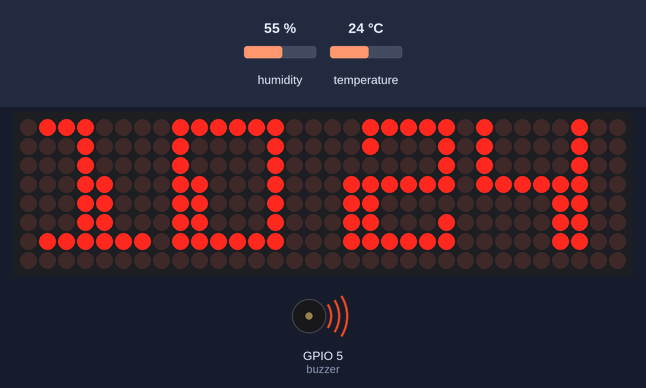
Bench run of a sketch on a simulated ESP8266 (Wemos D1 mini). On the bench: 32×8 LED matrix, buzzer (waves = sounding, pin HIGH). The test bench sets the inputs (shaded band); at power-on: humidity 55 %, temperature 24 °C. WiFi joins after 1.5 s; servers stay silent unless stated; the local clock reads 2024-03-15 10:24:30 at power-on unless the sketch sets it; what the sketch prints to the serial monitor is not drawn.

Above: at 4.7 s.
At 19.2 s:
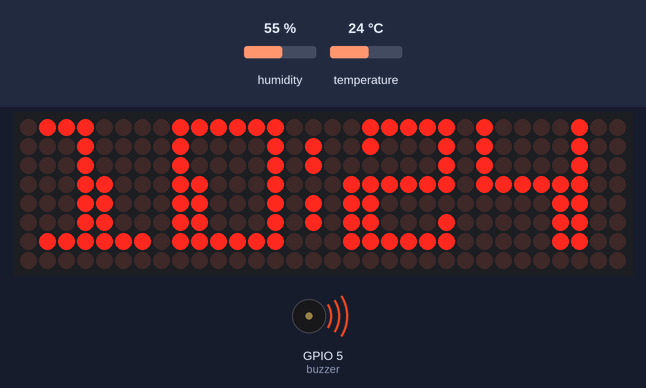
At 33.7 s:
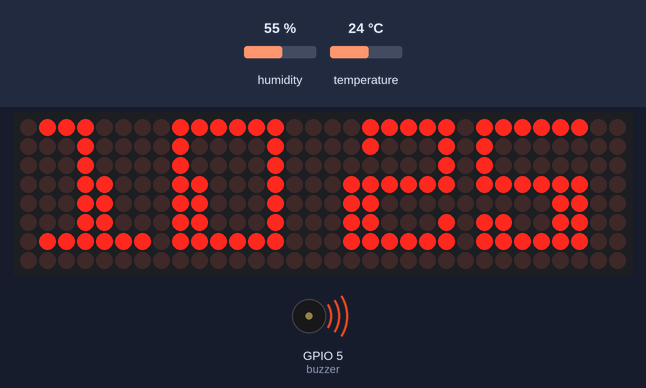
At 35.8 s:
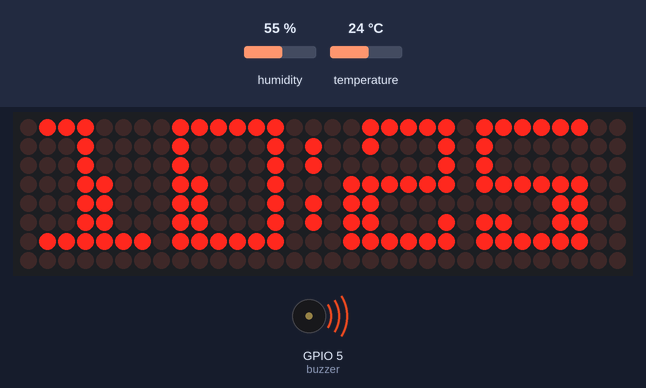

Measured:
- what the display in image 0 shows lasts 2.1 s, from 4.6 s to 6.7 s

The sketch:

desk_clock_basic_003_T_H_date_rev4.ino
```cpp
/*  A very basic matrix clock using a Wemos d1 Mini and 4 x 1 Max7219 matrix
    Based upon https://www.youtube.com/watch?v=g62Atuf1cm4&t=324s
    Based upon the standard example MD_Parola example Parola_Zone_TimeMsg.ino

    Just add you wifi SSID and PASSWORD in to the myconfig.h file

    Edited by Andy @Flixmyswitch    www.flixmyswitch.com for updates on this code and more explanations

    code:- desk clock 0003 T H date rev4  date, temp, humid & message display  dated 1st july2023

    New in this code

    tidy up

    only show time, scroll date, show temp & humidity

    using case statements case number must be secquantial as we incease by 1
*/

#ifdef ESP8266
#include <ESP8266WiFi.h>  // Built-in for ESP8266
#else
#include <WiFi.h>  // Built-in for ESP32
#endif

#include <MD_Parola.h>
#include <MD_MAX72xx.h>
//#include <SPI.h>   // use these for Arduino
//#include <time.h>  // use these for Arduino  /* time_t, struct tm, time, localtime, strftime */
#include "myconfig.h"
#include "Font_Data.h"
// needed for Parola
#include <DHT.h>
#define SPEED_TIME 75  // bigger the number the slower the scroll
#define SPEED_TIME_FAST 60
#define PAUSE_TIME 2000
#define PAUSE_TIME0 0
#define PAUSE_TIME1 0
#define MAX_MESG 50  // has to be 1 longer than your longest message

// These are for the temperature
#define DHT_PIN 2       // D4
#define DHT_TYPE DHT11  // we are using the blue one.  DHT22 white one would be better
#define TIME_DHT 28000  // time between readings its a slow sensor. not so much in this code
// but to fast a reading and it will fail make this time very slightly less than the scrolling interval
// to show the temp & humid this prevents the sensor heating itself by reading it too fast. this made
// a massive differance in the offset required

// DHT11 temp +/- temp 5%, humid +/- 5%   DHT22 +/- temp 2%, humid 2%. both repeatability +/- 1%.
// Dont use these is you want to send a rocket into space
// more reading here https://www.kandrsmith.org/RJS/Misc/Hygrometers/calib_dht22_dht11_sht71.html

int buzzer = 5;                       //D1 ***** Dont use D3/gpio0 as it grounds during booting  and the buzzer will sound
float humidity, celsius, fahrenheit;  // to store decimal numbers like 66.7

// char need to store info for the matrix
char hm_Char[10];
char yearChar[5], dayChar[30],  weekdayChar[20], fullChar[30],dateChar[6];
char hour_Char[4], min_Char[4], sec_Char[4];
char szTime[9];  // mm:ss
char szMesg[MAX_MESG + 1] = "";
char Temp[5];
char Humid[5];
const char *psz;

byte hour_Int, min_Int, sec_Int,dd_Int;
// bytes can store 0 to 255, an int can store -32,768 to 32,767 so bytes take up less memory

String TimeFormat_str, Date_str; // to select M or I for 24hrs or 12hr clock

// parola effects
textEffect_t scrollEffect = PA_SCROLL_LEFT;
textPosition_t scrollAlign = PA_LEFT;

uint8_t degC[] = { 6, 3, 3, 56, 68, 68, 68 };  // Deg C font as this is not in our font files
uint8_t degF[] = { 6, 3, 3, 124, 20, 20, 4 };  // Deg F font  as this is not in our font files

uint32_t timerDHT = TIME_DHT;

//********* USER SETTINGS - CHANGE YOUR SETTING BELOW **********

String Time_display = "M";  // M for metric 24hrs clock,  I for imperial 12hrs clock

#define HARDWARE_TYPE MD_MAX72XX::FC16_HW  // See video number 45 you have a choice of 4 settings
#define MAX_DEVICES 4                      // As we have a 4x1 matrix
#define MAX_NUMBER_OF_ZONES 1

//Connections to a Wemos D1 Mini
const uint8_t CLK_PIN = 14;   // or SCK D5
const uint8_t DATA_PIN = 13;  // or MOSI  D7
const uint8_t CS_PIN = 15;    // or SS D8

MD_Parola P = MD_Parola(HARDWARE_TYPE, CS_PIN, MAX_DEVICES);// I have called my instance "P"

byte Time_dim = 20;    // what time to auto dim the display 24 hrs clock
byte Time_bright = 7;  // what time to auto dim the display 24 hr clock
byte Max_bright = 2;   // max brightness of the maxtrix
byte Min_bright = 0;   // minimum brightness of the matrix 0-15
byte humidBuzzerWarning = 70;  // humid read that will sound the buzzer

// *************** temp humid sensor crude offsets ***************************//

float Ctemp_Offset = 0.9;

// as the DHT11 is not very accurate and inside a tube its effected by the heat from the matrix and esp8266
// this is very crude but works once the clock has been on for a while and up to normal temp.  the temp
// change if you have been uploading code to the chip. also going to drill some vent holes in the top and
// bottom of the case  ********* adjust to your offset or comment out ******
// 0.8 at 2 when inside case

// to correct the temp and humid readings. very crude but works.
float Ftemp_Offset = 32.72;  // adjust to your offset or comment out  (1°C × 9/5) + 32 = 33.8°F
float Humid_Offset = 3.0;    // humid offset

// ********** Change to your WiFi credentials in the myconfig.h file, select your time zone and adjust your NTS **********

const char *ssid = WIFI_SSID;                         // SSID of local network
const char *password = WIFI_PW;                       // Password on network
const char *Timezone = "CET-1CEST,M3.5.0,M10.5.0/3";  // Rome/italy see link below for more short codes -1
const char *NTP_Server_1 = "it.pool.ntp.org";
const char *NTP_Server_2 = "2.uk.pool.ntp.org";

/*  Useful links

    Zones               https://github.com/nayarsystems/posix_tz_db/blob/master/zones.csv

    NTP world servers   https://www.ntppool.org/en/

    World times         https://www.timeanddate.com/time/zones/

    https://cplusplus.com/reference/ctime/strftime/
*/

//********* END OF USER SETTINGS**********/

DHT dht(DHT_PIN, DHT_TYPE);  // set up the dht

//Get Temperature & humidity

void getTemperature() {  // only read if our TIME_DHT has past.
  //                        Wait for a time between measurements
  if ((millis() - timerDHT) > TIME_DHT) {
    // Update the timer
    //
    // Comment out these print statements only here to check the correct reading were been read
    // as when being used it will slow the flashing seperation dots down between the HH:MM
    //
    // Serial.println("reading temp");
    // Serial.println(dht.readTemperature());
    // Serial.println((millis() - timerDHT));

    // Reading temperature or humidity takes about 250 milliseconds!
    // Sensor readings may also be up to 2 seconds 'old' (its a very slow sensor)
    timerDHT = millis();
    humidity = dht.readHumidity();
    humidity = humidity - Humid_Offset;

    if (humidity >= 100) {
      humidity = 99;  // so that the matrix does not overflow due to the font size of 4x7
    }
    // Read temperature as Celsius (the default)
    celsius = dht.readTemperature();
    celsius = celsius - Ctemp_Offset;
    // celsius=celsius+90; no need to check temp is greater than 100C as it will fit on the matrix at font size 4x7

    // Read temperature as Fahrenheit (is Fahrenheit = true)
    // fahrenheit = dht.readTemperature(false);
    // fahrenheit = fahrenheit - Ftemp_Offset;

    // Check if any reads failed and exit early (to try again)
    if (isnan(humidity) || isnan(celsius) || isnan(fahrenheit)) {
      Serial.println("Failed to read from DHT sensor!");
      return;
    }
  }
}


void getTime(char *psz, bool f = true)  // get the time and pull out the parts we need hours, minutes, seconds
{
  min_Int = atoi(min_Char);         // convert char to int
  hour_Int = atoi(hour_Char);
  sec_Int = atoi(sec_Char);

  // Serial.println(hour_Int);      // to check reading etc if you wish
  // Serial.println(hour_Char);
  // Serial.println(min_Int);
  // Serial.println(min_Char);
  // Serial.println(sec_Int);
  // Serial.println(sec_Char);
  // Serial.println("");

  //combine text and variables into a string for output to the Serial Monitor/matrix
  sprintf(psz, "%02d%c%02d", hour_Int, (f ? ':' : ' '), min_Int);  // add the seperating two dots between the Hours and minutes
  //  d or i for signed decimal integer, u – unsigned decimal integer, c for Character   	s a string of characters
  // as we are using a strange font for the
}


// void shortDate(char *psz) {  // Formats date as: Fri Mar 17 11:28:33 2023
//   sprintf(psz, "%s", dayChar);
//   //sprintf(psz, "%02d%c%02d", hour_Int,':', minInt);
//}

void LongDate(char *psz) {  // Formats date as: Friday March 17 11:28 2023
  sprintf(psz, "%s", fullChar);
  //sprintf(psz, "%02d%c%02d", hour_Int,':', minInt);
  Serial.println(fullChar);
}


// https://www.tutorialspoint.com/c_standard_library/c_function_sprintf.htm

void setup() {
  Serial.begin(115200);
  StartWiFi();
  digitalWrite(buzzer, HIGH);  // so the buzzer is off during boot
  configTime(0, 0, NTP_Server_1, NTP_Server_2);
  setenv("TZ", Timezone, 1);

  TimeFormat_str = Time_display;  // using the string above to select the type of clock 24 hrs or 12hr

  UpdateLocalTime(TimeFormat_str);
  pinMode(buzzer, OUTPUT);  // set buzzer pin as output

  P.begin(0);  // start Parola
  P.displayClear();
  P.setInvert(false);
  P.setZone(0, 0, 3);  //  for HH:MM  zone 0 0,1,3 when not using PA_FLIP_UD ect below
  P.setFont(0, nullptr);  // standard inbuilt font
  P.setIntensity(Max_bright);  // brightness of matrix
  P.displayZoneText(0, szMesg, PA_CENTER, SPEED_TIME, PAUSE_TIME, PA_PRINT, PA_NO_EFFECT);

  // we dont need this now but here how to turn the matrix 180 degrees
  // you also would have to change the text direction in the effects below
  //   P.setZone(0, 0, 3);
  //    P.setZoneEffect(0, true, PA_FLIP_UD);  // will make it upside down but reversed text
  //    P.setZoneEffect(0, true, PA_FLIP_LR);  // make the digits the not mirrored
  //    P.setZoneEffect(1, true, PA_FLIP_UD);
  //    P.setZoneEffect(1, true, PA_FLIP_LR);

  P.addChar('$', degC);  // where ever we put $ the ⁰C will appear with the superscript like o
  P.addChar('&', degF);  // where ever we put $ the ⁰F will appear with the superscript like o

  dht.begin();  // start the temp/humid sensor
  delay(1000);
}


void loop() {

  getTemperature();  // get temp/humid reading

  UpdateLocalTime(TimeFormat_str);  // update time

  // Serial.println(hour_Int);
  // Serial.println(hour_Char);
  // Serial.println(minInt);
  // Serial.println(min_Char);
  // Serial.println(sec_Int);
  // Serial.println(sec_Char);
  // Serial.println("");

  if (hour_Int >= Time_dim || hour_Int <= Time_bright) P.setIntensity(Min_bright);  // based using 24hr clock to save code dim at 20:00 bright at 07:00
  else {
    P.setIntensity(Max_bright);  // matrix brightness
  }

  static uint32_t lastTime = 0;  // Memory (ms)
  static uint8_t display = 0;    // Current display mode
  static bool flasher = false;   // Seconds passing flasher

  P.displayAnimate();

  if (P.getZoneStatus(0)) {
    switch (display) {

      case 0:  // HH:MM format like 13:55 in a new font
        P.setPause(0, 2000);
        P.setFont(0, F7x6Cpmput);
        P.setTextEffect(0, PA_PRINT, PA_NO_EFFECT);  // so use print no effects
        //P.setPause(0, 0);

        if (millis() - lastTime >= 1000) {
          lastTime = millis();
          getTime(szMesg, flasher);
          flasher = !flasher;
        }
        // time delay to show the time for a while
        if (sec_Int == 15 && sec_Int <= 45) {  // wait for both seconds to have equal 15 and 45 so this "time"
                                               // delay can vary a bit the first time around. dont use 00 and 30
          display++;

          P.setTextEffect(0, PA_PRINT, PA_SCROLL_LEFT);
        }
        break;


      case 1:  // scroll short date, Wed Mar 15 11:11:23 2023

        P.setFont(0, F7x6Cpmput);
        P.displayZoneText(0, fullChar, PA_LEFT, SPEED_TIME_FAST, PAUSE_TIME1, PA_SCROLL_LEFT, PA_SCROLL_LEFT);
        Serial.println(fullChar);
        display++;

        break;

      case 2:  // Temperature deg Celsius

        P.setFont(0, nullptr);  // use the built-in font
        dtostrf(celsius, 3, 1, szMesg);  // turns a float into a string, float, min width, num digits after dec, where to store it
        strcat(szMesg, "$");             // appends the string to the char
        display++;
        P.displayZoneText(0, szMesg, PA_CENTER, SPEED_TIME, PAUSE_TIME, PA_SCROLL_DOWN, PA_SCROLL_UP_RIGHT);
        break;


      case 3:  // Relative Humidity

        P.setFont(0, F4x7straight);
        dtostrf(humidity, 3, 1, szMesg);
        strcat(szMesg, "%rh");
        if (humidity >= humidBuzzerWarning) {  // just an example how to use the buzzer
          digitalWrite(buzzer, LOW);
          delay(100);  // should not effect time or anomations if it does use millis
        }
        digitalWrite(buzzer, HIGH);  // buzzer off
        display = 0;  // as its our last case statement
        P.displayZoneText(0, szMesg, PA_CENTER, SPEED_TIME, PAUSE_TIME, PA_SCROLL_DOWN, PA_SCROLL_UP_RIGHT);

        break;
    }
    P.displayReset(0);  // zone 0 update the display
  }
}
//#########################################################################################
void UpdateLocalTime(String Format) {
  time_t now;  // = time(nullptr);
  time(&now);

  //Serial.println(time(&now));
  //Unix time or Epoch or Posix time, time since 00:00:00 UTC 1st jan 1970 minus leap seconds
  // an example as of 28 feb 2023 at 16:19 1677597570

  //See http://www.cplusplus.com/reference/ctime/strftime/

  if (TimeFormat_str == "M") {

    strftime(hm_Char, 10, "%H:%M", localtime(&now));  // hours and minutes NO flashing dots 14:06
  } else {
    strftime(hm_Char, 10, "%I:%M", localtime(&now));  // Formats hour as: 02:06 ,  12hrs clock
  }

  strftime(hour_Char, 4, "%H", localtime(&now));              // hours xx
  strftime(min_Char, 4, "%M", localtime(&now));               // minutes xx
  strftime(sec_Char, 4, "%S", localtime(&now));               // seconds xx
  strftime(yearChar, 5, "%G", localtime(&now));               // year xxxx
  strftime(weekdayChar, 14, "%A", localtime(&now));           // day of the week like Thursday
  strftime(dayChar, 30, "%c", localtime(&now));               // Formats date as: Thu Aug 23 14:55:02 2001
  strftime(fullChar, 30, "%A  %d  %B  %G", localtime(&now));  // as the above includes the seconds lets make our own
  // you can add commers between the items in the line above if required or single or double space etc
  // convert char to int      NOTE  based on 24hr time so we can select when to dim the matrix

  min_Int = atoi(min_Char);
  hour_Int = atoi(hour_Char);
  sec_Int = atoi(sec_Char);

  // only used to check the code, uncomment lines below to see

  // Serial.println(hour_Int);
  // Serial.println(hour_Char);
  // Serial.println(minInt);
  // Serial.println(min_Char);
  // Serial.println(sec_Int);
  // Serial.println(sec_Char);
  // Serial.println("");

}

//#########################################################################################
void StartWiFi() {
  /* Set the ESP to be a WiFi-client, otherwise by default, it acts as ss both a client and an access-point
      and can cause network-issues with other WiFi-devices on your WiFi-network. */
  WiFi.mode(WIFI_STA);
  Serial.print(F("\r\nConnecting to SSID: "));
  Serial.println(String(ssid));
  WiFi.begin(ssid, password);
  while (WiFi.status() != WL_CONNECTED) {
    delay(500);
    Serial.print(F("."));
  }
  Serial.println(" ");
  Serial.print("WiFi connected to address: ");
  Serial.print(WiFi.localIP());
  Serial.println(" ");
}
```

myconfig.h
```cpp
// #ifndef MYCONFIG_H_
// #define MYCONFIG_H_


#define WIFI_SSID ""           // add your ssid here
#define WIFI_PW   ""       // add your WIFI password here

// #endif /*MYCONFIG_H_ */
 
```

Source omitted: Font_Data.h (35604 bytes)
